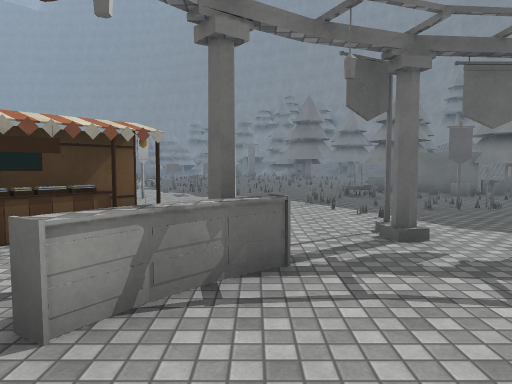
[1] (above)

19 first-person views from a walk through a 3-D level made in the Unity game engine. The camera is 1.5 m above the floor, tilts 4° down and sees 70° across. The floor is counted in squares, 2 m on a side. Each view is taken from the middle of a square. On the plan, view 1 faces up. The plan holds only what a view shows up to about 11 squares ahead; the rest is blank. The place goes on beyond the plan. The player is left out. Door leaves are left out, so doorways stand open. Surface patterns are stand-ins for the level's own textures.

[2]
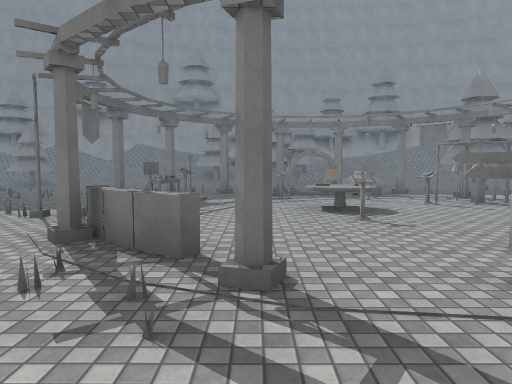

[3]
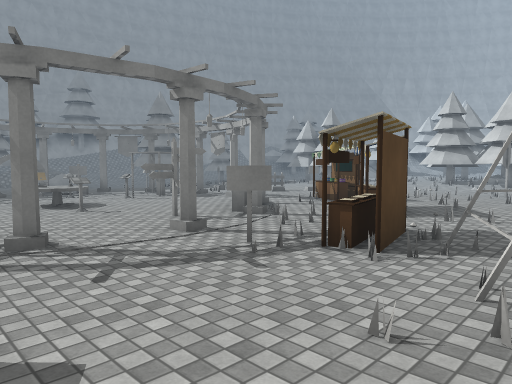

[4]
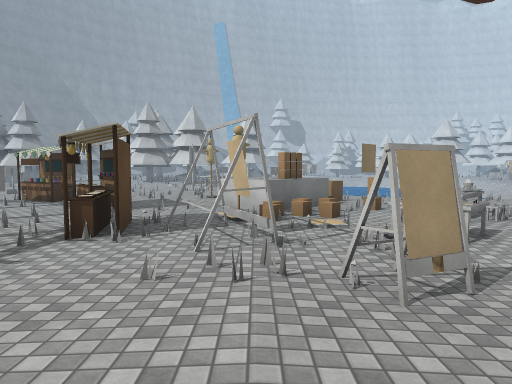

[5]
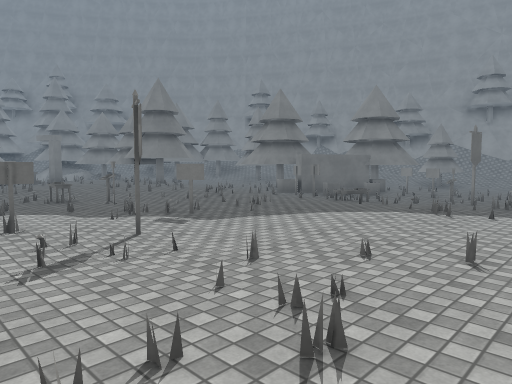

[6]
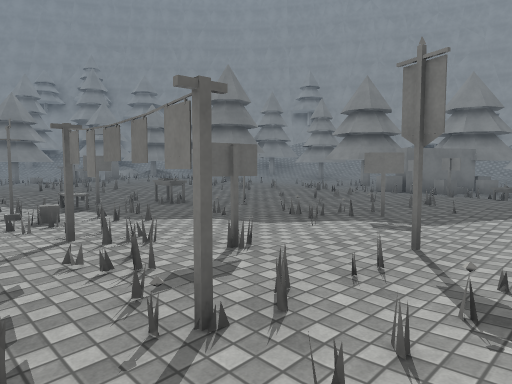

[7]
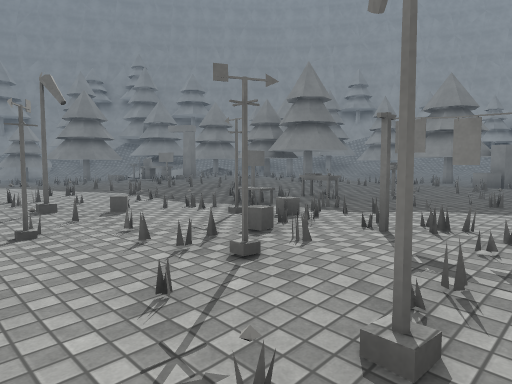

[8]
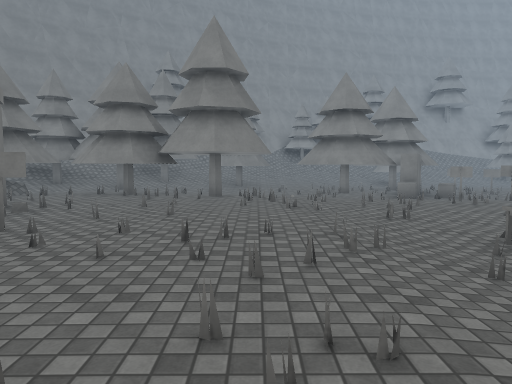

[9]
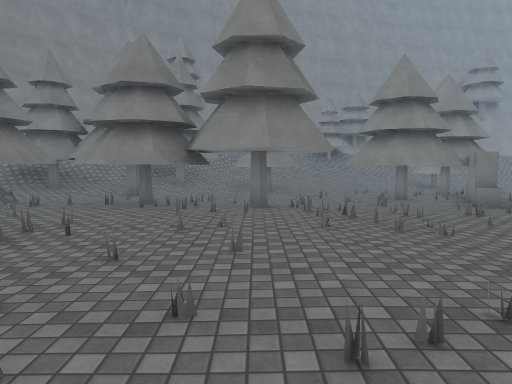

[10]
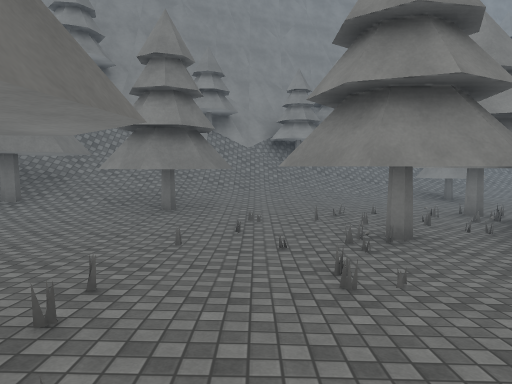

[11]
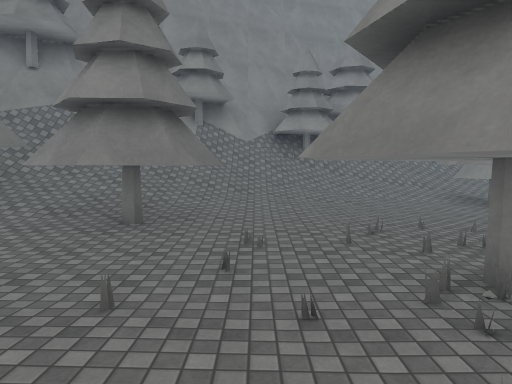

[12]
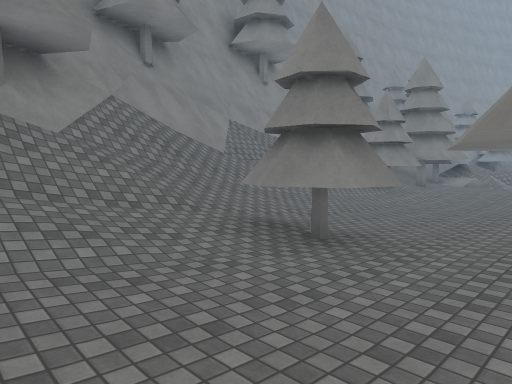

[13]
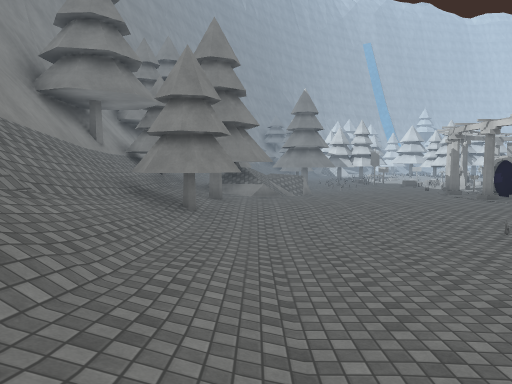

[14]
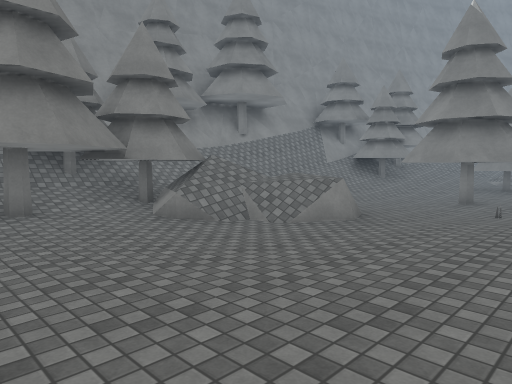

[15]
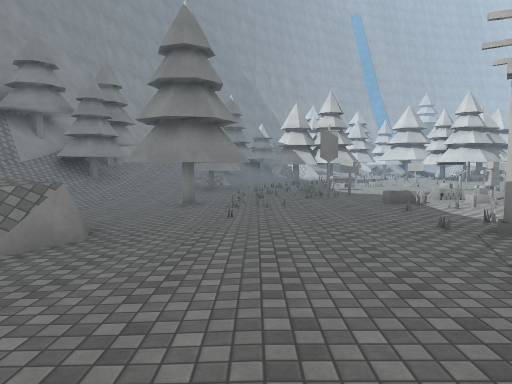

[16]
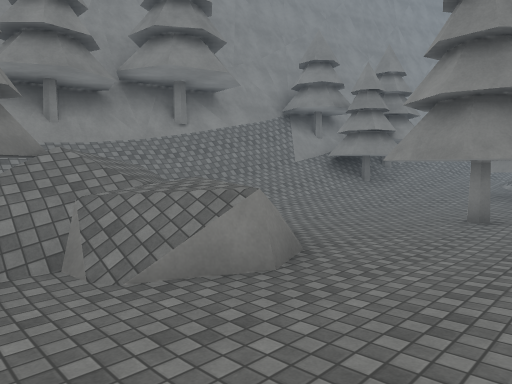

[17]
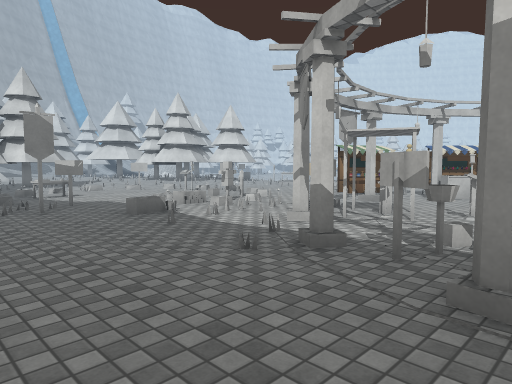

[18]
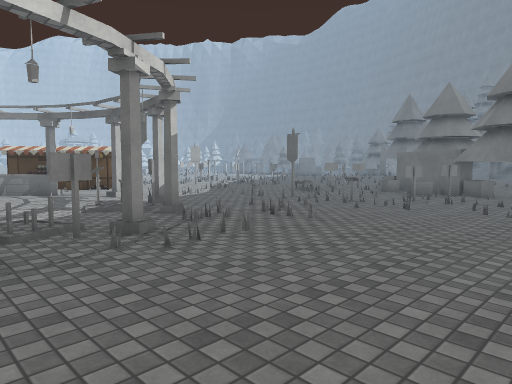

[19]
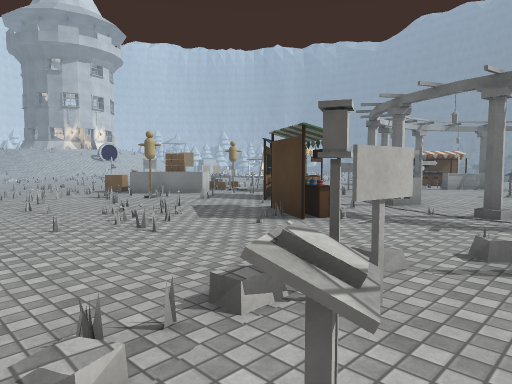

### Floor plan
Key: @ floor where view 1 was taken; # wall or solid block; x gap in a wall; . main floor; : floor 0.25 m higher than the main floor; - floor 0.25 m lower than the main floor; + floor 0.5 m higher than the main floor; _ floor 0.5 m lower than the main floor; / step, stairs or slope; = window, fence, low wall or low ledge; ^ raised ledge; v drop or lower ground; O other object.
Columns run from 8 left of view 1 to 17 right of it. Each row starts with its distance up from view 1.
 24           OOOOO/
 23            OO#O/
 22          OOO: O/   #
 21         /+OO O/OO//##
 20   :.::#:++O# ::/O///#
 19   :::::///OO/../////#
 18  ::/:::+++/O...OO //##
 17  ://::/+/://./.OO ///##
 16  /./://:/:::....:////##
 15  /...#./:::.//...////O#
 14  -../.O.:///./O...///O#
 13 #-.#/.O..:=.^x/--..///###
 12 /-#/........-##-O--.///O#
 11 //.#..=....#/OO^---OO///#
 10 _#-##..#.. /--/#---OO///#
  9   ---O-....O--#------///##
  8   -.=//.::..- -----_-///=#
  7     ./......O/------_////#
  6     ....../../.--/-__////#
  5    ..OO#..=../..---__////#
  4       O=..#.../..--__/O//#
  3   :   ..#...O#/...---/OO/#
  2  /:....==.....#/...--/OO/#
  1 ./....#....../#.......OO/O
  0 O#=.....@.^^O.##....../OO#
 -1  .#.OxxO..^^O.##...--O#OO#
 -2  .##O.........#...--.OOO/#
 -3 O.O....#=...#.#...-=v////#
 -4 #.^..O..#...##...--/=/= /#
 -5  O^..OO..........-__// //#
 -6 O^.....OO...=...--___////#
 -7 ...O...O...##..../-__////#
 -8 ....../...##...O/--O_////#
 -9 -.//../=..x...../--__////#
-10    /O............---//OOO
-11         -.....O=  OO//OO

Where each view was taken, in squares from view 1:
view 1: 0 up, 0 right, facing up
view 2: 1 up, 4 left, facing right
view 3: 2 up, 6 left, facing down-right
view 4: 3 up, 6 left, facing down
view 5: 5 up, 5 left, facing up-right
view 6: 8 up, 6 left, facing up-right
view 7: 10 up, 8 left, facing up-right
view 8: 17 up, 6 left, facing right
view 9: 18 up, 4 left, facing right
view 10: 16 up, 1 right, facing right
view 11: 16 up, 3 right, facing right
view 12: 14 up, 9 right, facing down-right
view 13: 10 up, 13 right, facing down
view 14: 2 up, 8 right, facing down-right
view 15: 1 up, 9 right, facing down
view 16: 1 down, 9 right, facing down-right
view 17: 1 down, 9 right, facing down-left
view 18: 0 up, 10 right, facing up-left
view 19: 11 down, 3 right, facing up-left
